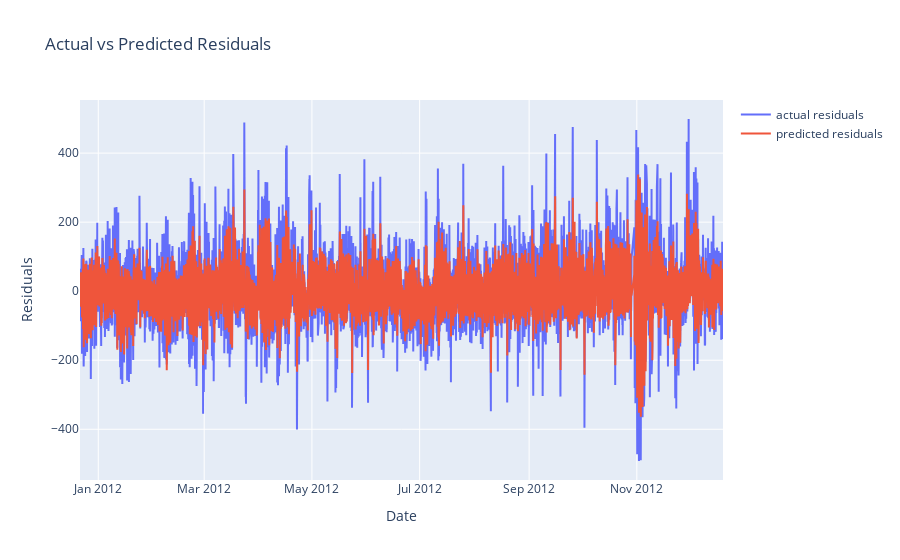

Notebook code cell kept with this figure:
### Code cell
#plot an ARIMA model with autoregressive lag of 24 on the residuals
from statsmodels.tsa.arima.model import ARIMA

# Fit an ARIMA model to the residuals
model = ARIMA(residuals, order=(24, 0, 0)).fit()

# Get the predictions of the residuals
pred_residuals = model.predict()

# Plot the actual residuals and the predicted residuals
fig = go.Figure()
fig.add_trace(go.Scatter(x=y_train.index, y=residuals, mode='lines', name='actual residuals'))
fig.add_trace(go.Scatter(x=y_train.index, y=pred_residuals, mode='lines', name='predicted residuals'))
fig.update_layout(title='Actual vs Predicted Residuals', xaxis_title='Date', yaxis_title='Residuals')
fig.show()

### Figure 1 — Plotly figure (JSON) as saved in the notebook; plotly's stock layout.template omitted (floating-point values rounded to 4 significant figures; data arrays with more than 128 entries replaced by an {"elided": "..."} marker saying what was removed)
{"data": [{"mode": "lines", "name": "actual residuals", "type": "scatter", "x": {"elided": "8689 str values"}, "y": {"elided": "8689 float values"}}, {"mode": "lines", "name": "predicted residuals", "type": "scatter", "x": {"elided": "8689 str values"}, "y": {"elided": "8689 float values"}}], "layout": {"title": {"text": "Actual vs Predicted Residuals"}, "xaxis": {"title": {"text": "Date"}}, "yaxis": {"title": {"text": "Residuals"}}}}
